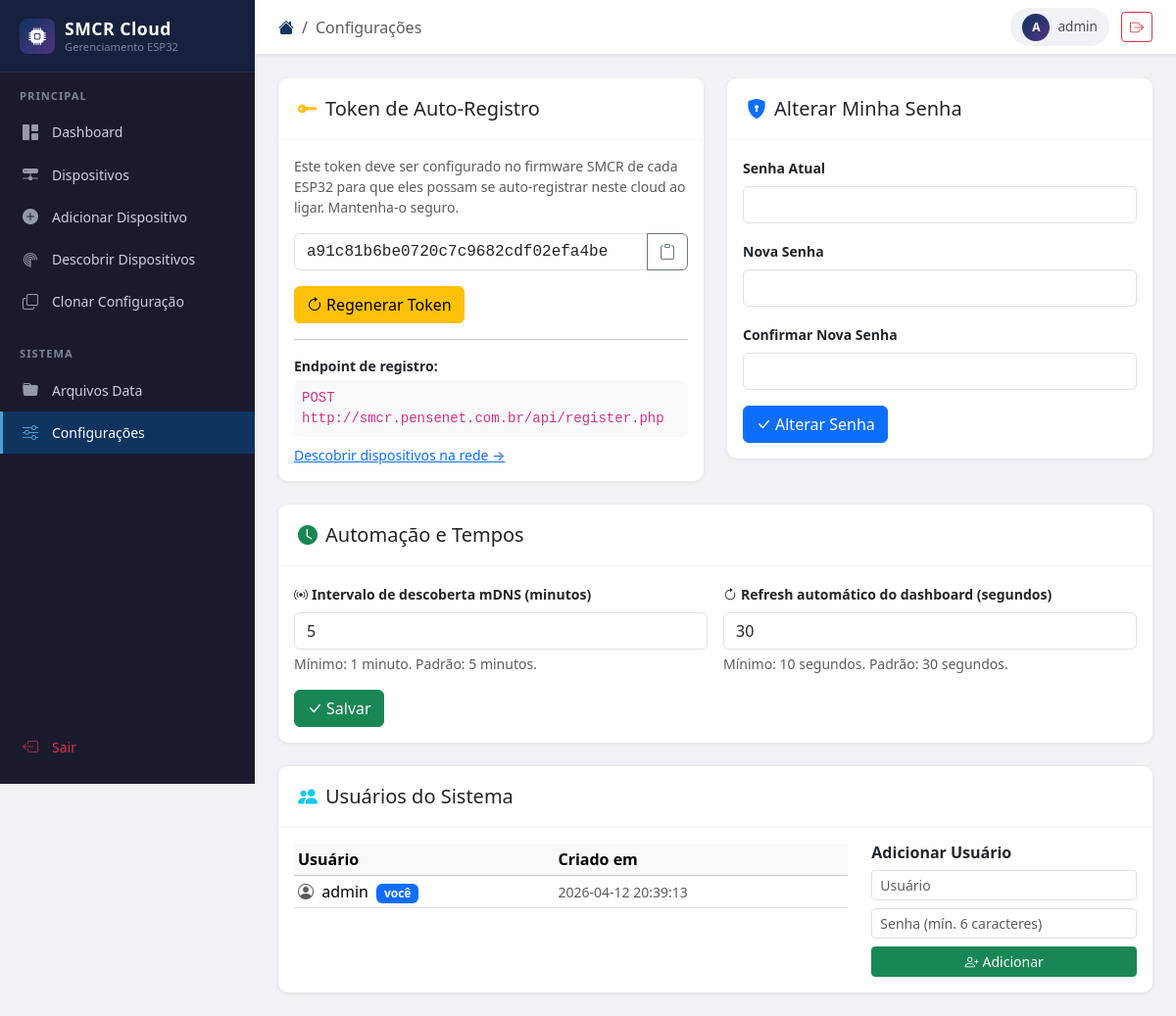
Before: /settings.php (signed in) with the older database file.
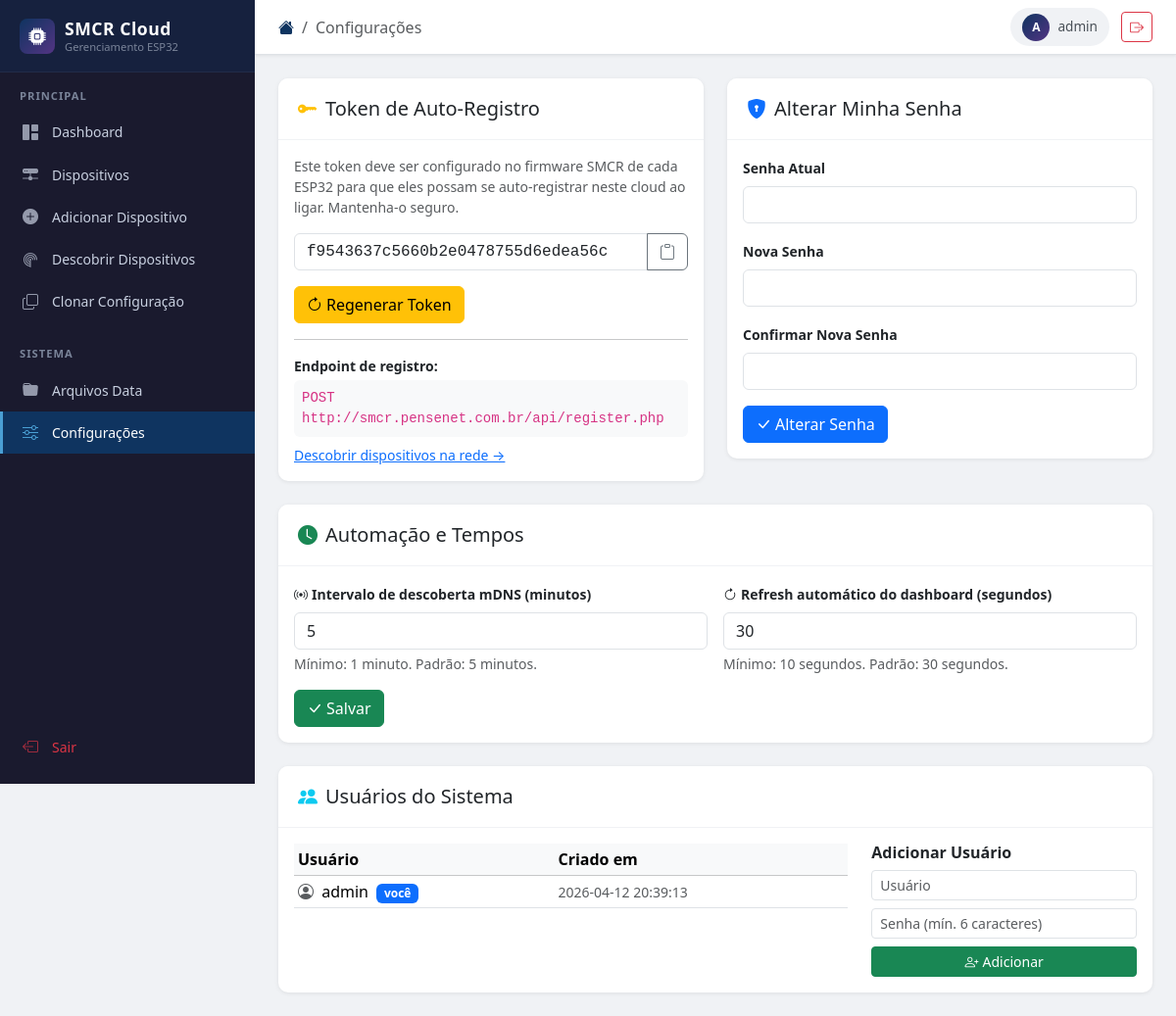
After: the same page with the newer database file.
### tables this page shows
CREATE TABLE IF NOT EXISTS settings (
    `key`   VARCHAR(64)  NOT NULL PRIMARY KEY,
    value   TEXT         NOT NULL DEFAULT '',
    updated_at TIMESTAMP DEFAULT CURRENT_TIMESTAMP ON UPDATE CURRENT_TIMESTAMP
);

CREATE TABLE IF NOT EXISTS users (
    id INT AUTO_INCREMENT PRIMARY KEY,
    username VARCHAR(50) NOT NULL UNIQUE,
    password_hash VARCHAR(255) NOT NULL,
    created_at TIMESTAMP DEFAULT CURRENT_TIMESTAMP
);

### config/auth.php (called while the page is built, shortened)
<?php
function h(string $str): string {
    return htmlspecialchars($str, ENT_QUOTES | ENT_SUBSTITUTE, 'UTF-8');
}

### settings.php (the view, shortened to what the rows shown need)
<?php
require_once __DIR__ . '/config/auth.php';
$db = getDB();
$stmt = $db->prepare("SELECT value FROM settings WHERE `key` = 'register_token'");
$stmt->execute();
$register_token = $stmt->fetchColumn() ?: '—';
$users = $db->query('SELECT id, username, created_at FROM users ORDER BY id')->fetchAll();
include __DIR__ . '/includes/header.php';
?>
<div class="row g-4">
    <div class="col-lg-6">
        <div class="card">
            <div class="card-body">
                <div class="input-group mb-3">
                    <input type="text" class="form-control font-monospace" id="reg_token_display"
                           value="<?= h($register_token) ?>" readonly>
                    <button class="btn btn-outline-secondary" onclick="copyText(this, '<?= h($register_token) ?>')" title="Copiar">
                        <i class="bi bi-clipboard"></i>
                    </button>
                </div>
            </div>
        </div>
    </div>
    <div class="col-12">
        <div class="card">
            <div class="card-body">
                <div class="row g-4">
                    <div class="col-md-8">
                        <table class="table table-sm table-hover align-middle mb-0">
                            <thead class="table-light">
                                <tr><th>Usuário</th><th>Criado em</th><th></th></tr>
                            </thead>
                            <tbody>
                            <?php foreach ($users as $u): ?>
                            <tr>
                                <td>
                                    <i class="bi bi-person-circle me-1 text-muted"></i>
                                    <?= h($u['username']) ?>
                                    <?php if ((int)$u['id'] === (int)$_SESSION['user_id']): ?>
                                        <span class="badge bg-primary ms-1">você</span>
                                    <?php endif; ?>
                                </td>
                                <td class="text-muted small"><?= h($u['created_at']) ?></td>
                                <td class="text-end">
                                </td>
                            </tr>
                            <?php endforeach; ?>
                            </tbody>
                        </table>
                    </div>
                </div>
            </div>
        </div>
    </div>
</div>
<?php include __DIR__ . '/includes/footer.php'; ?>

Changed rows visible on the page:
changed settings: value "a91c81b6be0720c7c9682cdf02efa4be" → "f9543637c5660b2e0478755d6edea56c"
